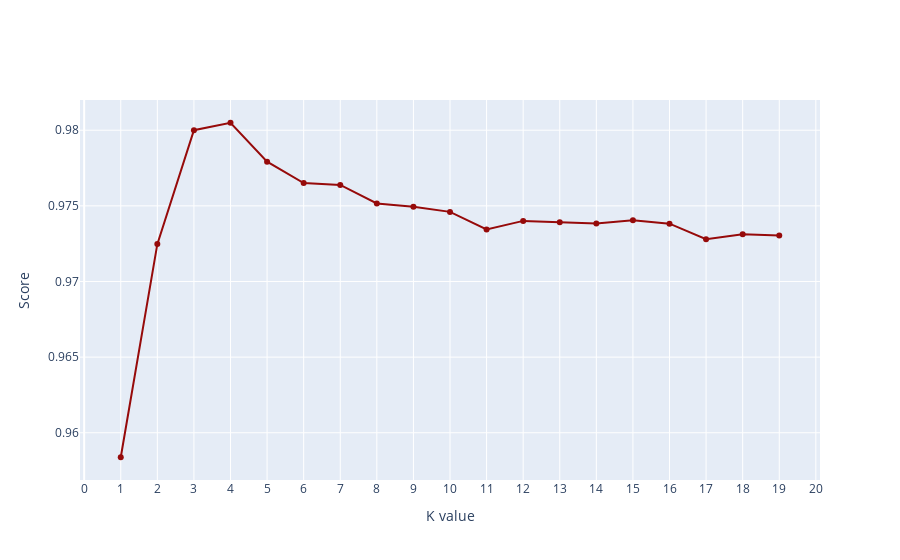

The notebook cell this image was saved under:
### Code cell
trace0 = go.Scatter(
    y = score,
    x = np.arange(1,len(score)+1), 
    mode = 'lines+markers', 
    marker = dict(
        color = 'rgb(150, 10, 10)'
    )
)
layout = go.Layout(
    title = '', 
    xaxis = dict(
        title = 'K value', 
        tickmode = 'linear'
    ),
    yaxis = dict(
        title = 'Score',
#         range = [0, 10000]
    )
)
fig = go.Figure(data = [trace0], layout = layout)
iplot(fig, filename='basic-line')

### Figure 1 — Plotly figure (JSON) as saved in the notebook; plotly's stock layout.template omitted (floating-point values rounded to 4 significant figures)
{"data": [{"marker": {"color": "rgb(150, 10, 10)"}, "mode": "lines+markers", "type": "scatter", "x": [1, 2, 3, 4, 5, 6, 7, 8, 9, 10, 11, 12, 13, 14, 15, 16, 17, 18, 19], "y": [0.9584, 0.9725, 0.98, 0.9805, 0.9779, 0.9765, 0.9764, 0.9752, 0.9749, 0.9746, 0.9734, 0.974, 0.9739, 0.9738, 0.9741, 0.9738, 0.9728, 0.9731, 0.973]}], "layout": {"title": {"text": ""}, "xaxis": {"tickmode": "linear", "title": {"text": "K value"}}, "yaxis": {"title": {"text": "Score"}}}}
